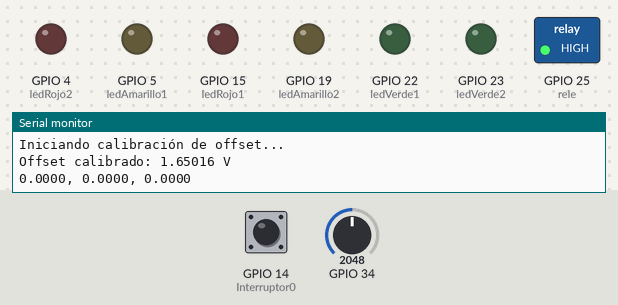
The program below on a simulated ESP32. On the bench: switched loads named in the program (green lamp = pin HIGH), output pins drawn as LEDs (lit = HIGH), the last lines printed to the serial monitor. The inputs (shaded band) are chosen by the test bench; at power-on: GPIO 14 (Interruptor0) LOW, GPIO 34 = 2048.

Above: at 5.3 s.
5.4 s: GPIO 14 (Interruptor0) pulled HIGH for 3.2 s
At 8.4 s:
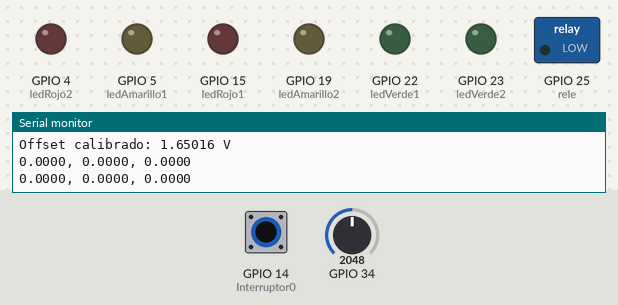
11.3 s: GPIO 14 (Interruptor0) pulled HIGH for 1 s
At 15.0 s:
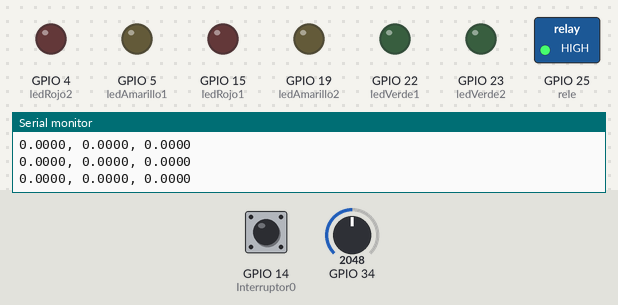
Timing chart, 0 to 16.5 s (numbered marks = the images above; inputs shaded):
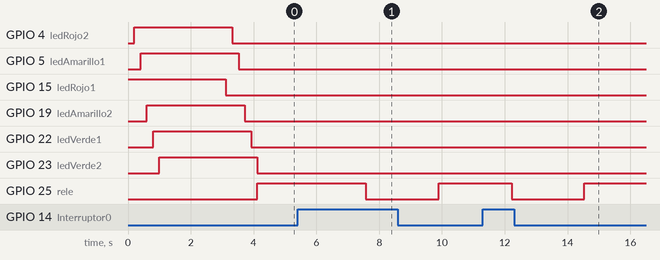

The program:

main.cpp
```cpp
#include <Arduino.h>
#include <driver/adc.h>
#include <esp_now.h>
#include <WiFi.h>
#include <vector>
#include "esp_adc_cal.h"

esp_adc_cal_characteristics_t adc_chars;

// direccion broadcast para ESP‑NOW
static uint8_t broadcastAddress[6] = {0xFF,0xFF,0xFF,0xFF,0xFF,0xFF};

//estructura que llega del nodo informante
typedef struct {
  float availablePower;   // potencia total disponible (W)
} availability_msg_t;

// estructura de mensaje de consenso: potencia + prioridad
typedef struct {
  float power;       // consumo o generación en W
  uint8_t priority;  // 0 = más alta, 255 = más baja
} consensus_msg_t;

// datos de cada peer, indexados por MAC
struct PeerData {
  uint8_t mac[6];
  float power;
  uint8_t priority;
  unsigned long lastSeen;
};

// almacenamiento de potencias recibidas
static std::vector<PeerData> peers;

// ventana de recepción en milisegundos
const unsigned long WINDOW_MS = 200;

// Pines y configuración
const int sensorPin = 35;                       // GPIO34 -> ADC1_CHANNEL_6
const int Interruptor0 = 14;
const int Interruptor1 = 26;
const int rele = 25;
const int ledRojo1 = 15, ledRojo2 = 4;
const int ledAmarillo1 = 5, ledAmarillo2 = 19;
const int ledVerde1 = 22, ledVerde2 = 23;
// array con los pines en orden
const int ledPins[6] = {
  ledRojo1,
  ledRojo2,
  ledAmarillo1,
  ledAmarillo2,
  ledVerde1,
  ledVerde2
};

// Constantes de cálculo
const float voltageRMS = 220.0f;
const float adcResolution = 3.3f / 4095.0f;

// Parámetros de muestreo
const float lineFreq = 50;
const int Fs = 10000;
const int samplesPerPeriod = Fs / lineFreq;
const int periodsToCapture = 50;
const int bufferSize = samplesPerPeriod * periodsToCapture;

// Buffers y flags
static volatile uint16_t adcBuffer[bufferSize];
static volatile int bufferIndex = 0;
static volatile bool bufferFull = false;
static float voltageOffset = 0.0f;

// Temporizador hardware
hw_timer_t* samplingTimer = nullptr;

// ---------------------------------------------
// ISR de muestreo: lectura rápida de ADC y buffer
void IRAM_ATTR onTimerCallback() {
  if (!bufferFull && bufferIndex < bufferSize) {
    adcBuffer[bufferIndex++] = adc1_get_raw(ADC1_CHANNEL_6);
    if (bufferIndex >= bufferSize) {
      bufferFull = true;
    }
  }
}

// Inicia muestreo periódico
auto startSampling = []() {
  bufferIndex = 0;
  bufferFull = false;
  timerAlarmDisable(samplingTimer);

  // This is where we indicate the frequency of the interrupts.
  // The value "1000000UL / Fs" (because of the prescaler we set in timerBegin) will produce
  // one interrupt every 100 us (10kHz).
  // The 3rd parameter is true so that the counter reloads when it fires an interrupt, and so we
  // can get periodic interrupts (instead of a single interrupt).
  timerAlarmWrite(samplingTimer, 1000000UL / Fs, true);

  timerAlarmEnable(samplingTimer);
};

// Detiene muestreo
inline void stopSampling() {
  timerAlarmDisable(samplingTimer);
}

// callback de recepción ESP-NOW
void onDataRecv(const uint8_t* mac, const uint8_t* buf, int len) {

  //mensaje de disponibilidad
  if (len == sizeof(availability_msg_t)) {
    availability_msg_t msg;
    memcpy(&msg, buf, len);

    // definimos la franja de cada led
    const float maxPower = 2200.0f;
    const float segment = maxPower / 6.0f;  // ~366.67 W por led

    // calculamos cuántos leds encender
    int ledsOn = int(msg.availablePower / segment + 0.0001f);
    if (ledsOn > 6) ledsOn = 6;
    if (ledsOn < 0) ledsOn = 0;

    // actualizar estados
    for (int i = 0; i < 6; ++i) {
      digitalWrite(ledPins[i], (i < ledsOn) ? HIGH : LOW);
    }
    return;
  }

  // mensaje de concenso
  if (len != sizeof(consensus_msg_t)) return;
  consensus_msg_t msg;
  memcpy(&msg, buf, len);

  // buscar peer existente
  for (auto &p : peers) {
    if (memcmp(p.mac, mac, 6) == 0) {
      p.power    = msg.power;
      p.priority = msg.priority;
      p.lastSeen = millis();
      return;
    }
  }
  // si no existe, agregar nuevo
  PeerData np;
  memcpy(np.mac, mac, 6);
  np.power    = msg.power;
  np.priority = msg.priority;
  np.lastSeen = millis();
  peers.push_back(np);
}

// purgar peers que no hayan enviado en más de WINDOW_MS
void purgeStalePeers() {
  unsigned long now = millis();
  for (int i = peers.size() - 1; i >= 0; --i) {
    if (now - peers[i].lastSeen > 10*WINDOW_MS) {
      peers.erase(peers.begin() + i);
    }
  }
}

void setup() {
  Serial.begin(115200);

  // Configurar pines
  pinMode(sensorPin, INPUT);
  pinMode(Interruptor0, INPUT);
  pinMode(Interruptor1, INPUT);
  pinMode(rele, OUTPUT);
  pinMode(ledRojo1, OUTPUT);
  pinMode(ledRojo2, OUTPUT);
  pinMode(ledAmarillo1, OUTPUT);
  pinMode(ledAmarillo2, OUTPUT);
  pinMode(ledVerde1, OUTPUT);
  pinMode(ledVerde2, OUTPUT);

  // Configurar ADC
  //https://docs.espressif.com/projects/arduino-esp32/en/latest/api/adc.html#analogsetattenuation
  analogSetPinAttenuation(sensorPin, ADC_11db);
  // this function is used to set the hardware sample bits and read resolution. Default is 12 bits (0 - 4095). Range is 9 - 12.
  adc1_config_width(ADC_WIDTH_BIT_12);
  // ADC_ATTEN_DB_12-> 150 mV ~ 3100 mV
  adc1_config_channel_atten(ADC1_CHANNEL_6, ADC_ATTEN_DB_12);

  // Initilise the timer.
  // Parameter 1 is the timer we want to use. Valid: 0, 1, 2, 3 (total 4 timers)
  // Parameter 2 is the prescaler. The ESP32 default clock is at 80MhZ. The value "80" will
  // divide the clock by 80, giving us 1,000,000 ticks per second.
  // Parameter 3 is true means this counter will count up, instead of down (false).
  samplingTimer = timerBegin(0, 80, true);

  // Attach the timer to the interrupt service routine named "onTimerCallback".
  // The 3rd parameter is set to "true" to indicate that we want to use the "edge" type (instead of "flat").
  timerAttachInterrupt(samplingTimer, onTimerCallback, true);

  //calibrar valores del ADC
  esp_adc_cal_characterize(ADC_UNIT_1, ADC_ATTEN_DB_12, ADC_WIDTH_BIT_12, 1100, &adc_chars);

  // --- CALIBRACIÓN DE OFFSET ---
  // Encender LEDs
  digitalWrite(ledRojo1, HIGH);
  delay(200);
  digitalWrite(ledRojo2, HIGH);
  delay(200);
  digitalWrite(ledAmarillo1, HIGH);
  delay(200);
  digitalWrite(ledAmarillo2, HIGH);
  delay(200);
  digitalWrite(ledVerde1, HIGH);
  delay(200);
  digitalWrite(ledVerde2, HIGH);

  Serial.println("Iniciando calibración de offset...");
  startSampling();
  while (!bufferFull) { }
  stopSampling();

  float sum = 0.0f;
  for (int i = 0; i < bufferIndex; i++) {
    uint32_t mV = esp_adc_cal_raw_to_voltage(adcBuffer[i], &adc_chars);
    sum += mV / 1000.0f;  // convertir a voltios
  }
  voltageOffset = sum / bufferIndex;
  Serial.printf("Offset calibrado: %.5f V\n", voltageOffset);

  // Apagar LEDs
  delay(1000);
  digitalWrite(ledRojo1, LOW);
  delay(200);
  digitalWrite(ledRojo2, LOW);
  delay(200);
  digitalWrite(ledAmarillo1, LOW);
  delay(200);
  digitalWrite(ledAmarillo2, LOW);
  delay(200);
  digitalWrite(ledVerde1, LOW);
  delay(200);
  digitalWrite(ledVerde2, LOW);


  // configurar wifi en modo station para ESP-NOW
  WiFi.mode(WIFI_STA);
  WiFi.disconnect();

  // inicializar ESP-NOW
  if (esp_now_init() != ESP_OK) {
    Serial.println("error inicializando esp-now");
    return;
  }
  esp_now_register_recv_cb(onDataRecv);

  // agregar peer broadcast
  esp_now_peer_info_t peerInfo = {};
  memcpy(peerInfo.peer_addr, broadcastAddress, 6);
  peerInfo.channel = 0;
  peerInfo.encrypt = false;
  if (esp_now_add_peer(&peerInfo) != ESP_OK) {
    Serial.println("error agregando peer broadcast");
  }

  startSampling();   // Iniciar muestreo continuo
}

void loop() {
  int estado = digitalRead(Interruptor0);
  digitalWrite(rele, (estado == HIGH) ? LOW : HIGH);

  uint8_t myPriority = 0;                     // ejemplo: prioridad alta


  if (bufferFull) {
    float sumsq = 0.0f;
    for (int i = 0; i < bufferIndex; i++) {
      uint32_t mV = esp_adc_cal_raw_to_voltage(adcBuffer[i], &adc_chars);
      float V = mV / 1000.0f;  // convertir a voltios
      V = V - voltageOffset;
      sumsq += V * V;
    }
    float Vrms = sqrt(sumsq / bufferIndex);
    Vrms = Vrms - 0.0135;
    Vrms = (Vrms < 0.0005) ? 0 : Vrms;
    float currentRMS = Vrms / 0.071f;
    float power = voltageRMS * currentRMS;

    Serial.printf("%.4f, %.4f, %.4f\n", Vrms, currentRMS, power);

    // Reiniciar ciclo de muestreo
    stopSampling();
    startSampling();

    consensus_msg_t msg = { power, myPriority };
    esp_now_send(broadcastAddress, (uint8_t*)&msg, sizeof(msg));

    // 3) esperar ventana para recibir de todos
    delay(WINDOW_MS);

    // 4) purgar peers inactivos
    purgeStalePeers();

    // 5) calcular potencia total (suma de todos los nodos)
    float totalPower = power;
    for (auto &p : peers) {
      totalPower += p.power;
    }

    // 6) mostrar estado
    // Serial.printf(
    //   "nodosActivos: %d  consumoTotal: %.2f W\n",
    //   peers.size() + 1,     // +1 = este nodo
    //   totalPower
    // );

    // 7) lógica futura: usar p.priority de cada peer para conectar/desconectar cargas

    // 8) esperar antes del próximo ciclo
    delay(1000);
  }
}
```

Measured:
- after the input at 5.4 s, GPIO 25 (rele): HIGH → LOW after 2.2 s, → HIGH 2.3 s later
- after the input at 11.3 s, GPIO 25 (rele): HIGH → LOW after 0.92 s, → HIGH 2.3 s later
